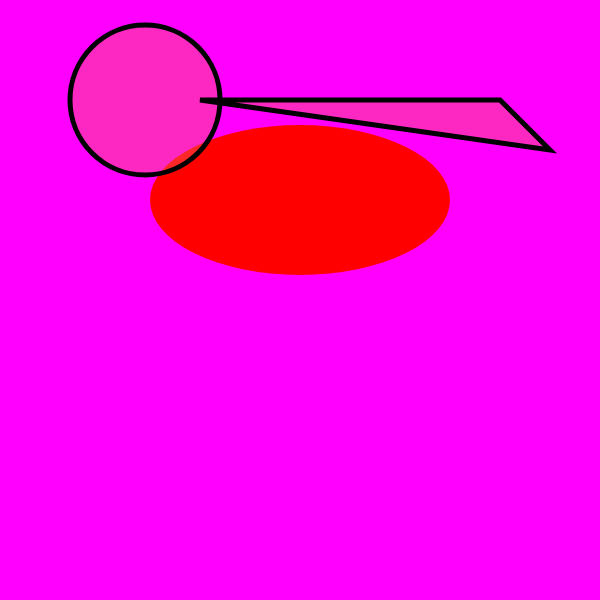
Frame 1 (no input)
Frame 60 (no input): identical to frame 1, image omitted
Frame 120 (the mouse pressed at the canvas centre since frame 60): identical to frame 1, image omitted

The p5.js sketch that drew this single still picture (run headless with seeded random() and noise() and a simulated clock; from frame 60 on, the mouse is pressed at the canvas centre):

// p5.js sketch
// ── sketch.js
var x = 300;
var y = 200;
var faceSize = 300;

function setup() {
    createCanvas(600, 600);
}

function draw() {
    background(300, 0, 255);
    
    square(x - 200, y - 200)
    
    fill("RED");
    noStroke();
    ellipse(x, y, faceSize, faceSize/2); // face
    
    
    stroke("BLACK");
    noFill();
    strokeWeight(5);
    fill(250, 100, 100, 100);
   
    circle(x - 155, y - 100, faceSize/2, faceSize/2); // left eye
    triangle(
        x - 100, y - 100, 
        x + 250, y - 50, 
        x + 200, y - 100
    ); // right eye
    
    
    
     // mouth
}
